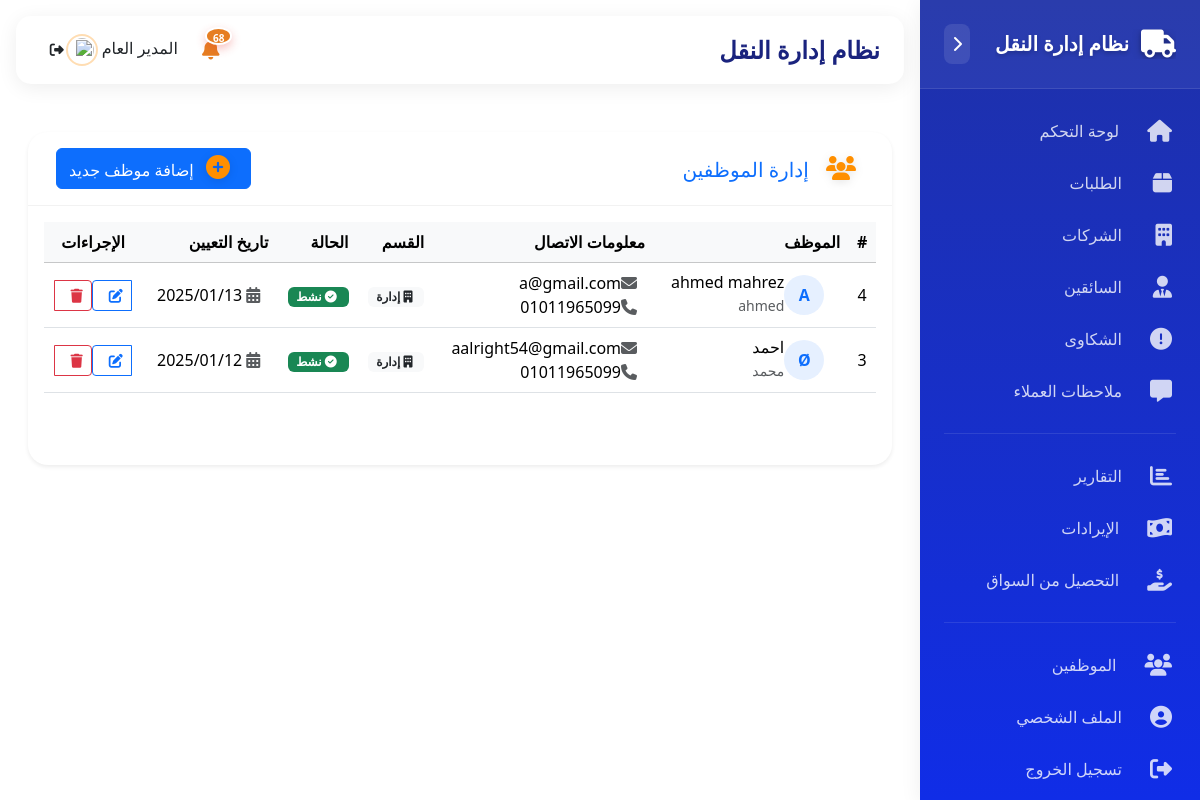
The page /admin/manage_employees.php (signed in) on the database its author committed.
### tables this page shows
CREATE TABLE `employees` (
  `id` int(11) NOT NULL,
  `username` varchar(50) NOT NULL,
  `password` varchar(255) NOT NULL,
  `full_name` varchar(100) NOT NULL,
  `email` varchar(100) NOT NULL,
  `phone` varchar(20) DEFAULT NULL,
  `department` varchar(50) NOT NULL,
  `role` enum('مدير_عام', 'موظف') NOT NULL,
  `status` enum('active', 'inactive') DEFAULT 'active',
  `created_at` timestamp NOT NULL DEFAULT current_timestamp(),
  `updated_at` timestamp NOT NULL DEFAULT current_timestamp() ON UPDATE current_timestamp()
);

### admin/manage_employees.php (the view, shortened to what this page needs)
<?php
require_once '../config.php';
$stmt = $conn->query("SELECT * FROM employees ORDER BY created_at DESC");
$employees = $stmt->fetchAll();
include '../includes/header.php';
?>
<div class="container-fluid py-4">
    <div class="row">
        <div class="col-12">
            <div class="card shadow-sm mb-4">
                <div class="card-header bg-white py-3 d-flex justify-content-between align-items-center">
                    <h5 class="mb-0 text-primary">
                        <i class="fas fa-users me-2"></i>
                        إدارة الموظفين
                    </h5>
                    <button type="button" class="btn btn-primary" data-bs-toggle="modal" data-bs-target="#addEmployeeModal">
                        <i class="fas fa-plus-circle me-2"></i>
                        إضافة موظف جديد
                    </button>
                </div>
                <div class="card-body">
                    <div class="table-responsive">
                        <table class="table table-hover align-middle">
                            <thead class="table-light">
                                <tr>
                                    <th class="text-center">#</th>
                                    <th>الموظف</th>
                                    <th>معلومات الاتصال</th>
                                    <th>القسم</th>
                                    <th>الحالة</th>
                                    <th>تاريخ التعيين</th>
                                    <th class="text-center">الإجراءات</th>
                                </tr>
                            </thead>
                            <tbody>
                                <?php foreach ($employees as $employee): ?>
                                <tr>
                                    <td class="text-center"><?php echo $employee['id']; ?></td>
                                    <td>
                                        <div class="d-flex align-items-center">
                                            <div class="avatar-circle bg-primary bg-opacity-10 text-primary me-3">
                                                <?php echo strtoupper(substr($employee['full_name'], 0, 1)); ?>
                                            </div>
                                            <div>
                                                <h6 class="mb-0"><?php echo htmlspecialchars($employee['full_name']); ?></h6>
                                                <small class="text-muted"><?php echo htmlspecialchars($employee['username']); ?></small>
                                            </div>
                                        </div>
                                    </td>
                                    <td>
                                        <div>
                                            <div><i class="fas fa-envelope text-muted me-2"></i><?php echo htmlspecialchars($employee['email']); ?></div>
                                            <div><i class="fas fa-phone text-muted me-2"></i><?php echo htmlspecialchars($employee['phone'] ?: '-'); ?></div>
                                        </div>
                                    </td>
                                    <td>
                                        <span class="badge bg-light text-dark">
                                            <i class="fas fa-building me-1"></i>
                                            <?php echo htmlspecialchars($employee['department']); ?>
                                        </span>
                                    </td>
                                    <td>
                                        <span class="badge <?php echo $employee['status'] === 'active' ? 'bg-success' : 'bg-danger'; ?>">
                                            <i class="fas <?php echo $employee['status'] === 'active' ? 'fa-check-circle' : 'fa-times-circle'; ?> me-1"></i>
                                            <?php echo $employee['status'] === 'active' ? 'نشط' : 'غير نشط'; ?>
                                        </span>
                                    </td>
                                    <td>
                                        <i class="fas fa-calendar-alt text-muted me-2"></i>
                                        <?php echo date('Y/m/d', strtotime($employee['created_at'])); ?>
                                    </td>
                                    <td class="text-center">
                                        <div class="btn-group">
                                            <a href="edit_employee.php?id=<?php echo $employee['id']; ?>"
                                               class="btn btn-sm btn-outline-primary"
                                               title="تعديل">
                                                <i class="fas fa-edit"></i>
                                            </a>
                                            <?php if ($employee['username'] !== 'admin'): ?>
                                            <button type="button"
                                                    class="btn btn-sm btn-outline-danger"
                                                    onclick="confirmDelete(<?php echo $employee['id']; ?>)"
                                                    title="حذف">
                                                <i class="fas fa-trash"></i>
                                            </button>
                                            <?php endif; ?>
                                        </div>
                                    </td>
                                </tr>
                                <?php endforeach; ?>
                            </tbody>
                        </table>
                    </div>
                </div>
            </div>
        </div>
    </div>
</div>
<?php include '../includes/footer.php'; ?>

### assets/css/dashboard.css (style rules this page uses)
:root { --primary-gradient: linear-gradient(150deg, #ff8f00 0%, #e65100 100%); --secondary-gradient: linear-gradient(150deg, #ffa726 0%, #fb8c00 100%); --success-gradient: linear-gradient(150deg, #43a047 0%, #2e7d32 100%); --dark-gradient: linear-gradient(150deg, #1a237e 0%, #0d47a1 100%); --danger-gradient: linear-gradient(150deg, #e53935 0%, #c62828 100%); --sidebar-width: 280px; --sidebar-collapsed-width: 70px; --header-height: 60px; --card-shadow: 0 4px 20px rgba(0,0,0,0.07); --hover-shadow: 0 8px 30px rgba(0,0,0,0.15); }
body { background-color: #f3f6fd; font-family: system-ui, -apple-system, "Segoe UI", Roboto, "Helvetica Neue", Arial, sans-serif; min-height: 100vh; position: relative; display: flex; }
.card { border: none; border-radius: 20px; box-shadow: var(--card-shadow); transition: all 0.3s cubic-bezier(0.4, 0, 0.2, 1); overflow: hidden; height: 100%; background: white; }
.card-header { background: white; border-bottom: 1px solid rgba(0,0,0,0.05); padding: 1.25rem 1.75rem; font-weight: 600; color: #1a237e; display: flex; align-items: center; gap: 0.875rem; }
.card-header i { color: #ff8f00; font-size: 1.5rem; filter: drop-shadow(0 2px 4px rgba(0,0,0,0.1)); }
[dir="rtl"] .card-header i { margin-left: 0.75rem; margin-right: 0; }

### assets/css/responsive.css (style rules this page uses)
* { -webkit-tap-highlight-color: transparent; }
.table-responsive { width: 100%; margin-bottom: 1rem; overflow-x: auto; -webkit-overflow-scrolling: touch; touch-action: pan-x; pointer-events: auto; }

### includes/header.php (style rules this page uses)
body { overflow-x: hidden !important; }

### admin/manage_employees.php (style rules this page uses)
.avatar-circle { width: 40px; height: 40px; border-radius: 50%; display: flex; align-items: center; justify-content: center; font-weight: bold; }

### rows shown on the page
employees: id "4", full_name "A", full_name "ahmed mahrez", username "ahmed", email "a@gmail.com", phone "01011965099", department "إدارة", status "نشط", created_at "2025/01/13"
employees: id "3", full_name "Ø", full_name "احمد", username "محمد", email "aalright54@gmail.com", phone "01011965099", department "إدارة", status "نشط", created_at "2025/01/12"

### other values the page prints
$unread_notifications "68"
$_SESSION['admin_username'] "المدير العام"
